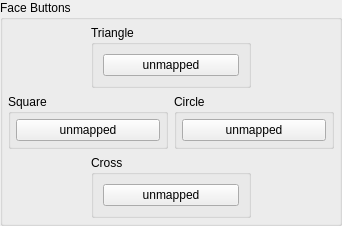
           <widget class="QGroupBox" name="gb_face_buttons">
            <property name="sizePolicy">
             <sizepolicy hsizetype="Fixed" vsizetype="Fixed">
              <horstretch>0</horstretch>
              <verstretch>0</verstretch>
             </sizepolicy>
            </property>
            <property name="title">
             <string>Face Buttons</string>
            </property>
            <layout class="QVBoxLayout" name="gb_face_buttons_layout">
             <property name="leftMargin">
              <number>5</number>
             </property>
             <property name="topMargin">
              <number>5</number>
             </property>
             <property name="rightMargin">
              <number>5</number>
             </property>
             <property name="bottomMargin">
              <number>5</number>
             </property>
             <item>
              <widget class="QWidget" name="widget_triangle" native="true">
               <layout class="QHBoxLayout" name="widget_triangle_layout">
                <property name="leftMargin">
                 <number>0</number>
                </property>
                <property name="topMargin">
                 <number>0</number>
                </property>
                <property name="rightMargin">
                 <number>0</number>
                </property>
                <property name="bottomMargin">
                 <number>0</number>
                </property>
                <item>
                 <widget class="QGroupBox" name="gb_triangle">
                  <property name="sizePolicy">
                   <sizepolicy hsizetype="Preferred" vsizetype="Fixed">
                    <horstretch>0</horstretch>
                    <verstretch>0</verstretch>
                   </sizepolicy>
                  </property>
                  <property name="minimumSize">
                   <size>
                    <width>160</width>
                    <height>0</height>
                   </size>
                  </property>
                  <property name="maximumSize">
                   <size>
                    <width>0</width>
                    <height>16777215</height>
                   </size>
                  </property>
                  <property name="title">
                   <string>Triangle</string>
                  </property>
                  <layout class="QVBoxLayout" name="verticalLayout_3">
                   <item>
                    <widget class="QPushButton" name="TriangleButton">
                     <property name="focusPolicy">
                      <enum>Qt::FocusPolicy::NoFocus</enum>
                     </property>
                     <property name="text">
                      <string>unmapped</string>
                     </property>
                    </widget>
                   </item>
                  </layout>
                 </widget>
                </item>
               </layout>
              </widget>
             </item>
             <item>
              <layout class="QHBoxLayout" name="layout_square_circle">
               <item>
                <widget class="QGroupBox" name="gb_square">
                 <property name="minimumSize">
                  <size>
                   <width>160</width>
                   <height>0</height>
                  </size>
                 </property>
                 <property name="title">
                  <string>Square</string>
                 </property>
                 <layout class="QVBoxLayout" name="gb_square_layout">
                  <property name="leftMargin">
                   <number>5</number>
                  </property>
                  <property name="topMargin">
                   <number>5</number>
                  </property>
                  <property name="rightMargin">
                   <number>5</number>
                  </property>
                  <property name="bottomMargin">
                   <number>5</number>
                  </property>
                  <item>
                   <widget class="QPushButton" name="SquareButton">
                    <property name="focusPolicy">
                     <enum>Qt::FocusPolicy::NoFocus</enum>
                    </property>
                    <property name="text">
                     <string>unmapped</string>
                    </property>
                   </widget>
                  </item>
                 </layout>
                </widget>
               </item>
               <item>
                <widget class="QGroupBox" name="gb_circle">
                 <property name="minimumSize">
                  <size>
                   <width>160</width>
                   <height>0</height>
                  </size>
                 </property>
                 <property name="title">
                  <string>Circle</string>
                 </property>
                 <layout class="QVBoxLayout" name="gb_circle_layout">
                  <property name="leftMargin">
                   <number>5</number>
                  </property>
                  <property name="topMargin">
                   <number>5</number>
                  </property>
                  <property name="rightMargin">
                   <number>5</number>
                  </property>
                  <property name="bottomMargin">
                   <number>5</number>
                  </property>
                  <item>
                   <widget class="QPushButton" name="CircleButton">
                    <property name="focusPolicy">
                     <enum>Qt::FocusPolicy::NoFocus</enum>
                    </property>
                    <property name="text">
                     <string>unmapped</string>
                    </property>
                   </widget>
                  </item>
                 </layout>
                </widget>
               </item>
              </layout>
             </item>
             <item>
              <widget class="QWidget" name="widget_cross" native="true">
               <layout class="QHBoxLayout" name="widget_cross_layout">
                <property name="leftMargin">
                 <number>0</number>
                </property>
                <property name="topMargin">
                 <number>0</number>
                </property>
                <property name="rightMargin">
                 <number>0</number>
                </property>
                <property name="bottomMargin">
                 <number>0</number>
                </property>
                <item>
                 <widget class="QGroupBox" name="gb_cross">
                  <property name="minimumSize">
                   <size>
                    <width>160</width>
                    <height>0</height>
                   </size>
                  </property>
                  <property name="maximumSize">
                   <size>
                    <width>124</width>
                    <height>16777215</height>
                   </size>
                  </property>
                  <property name="title">
                   <string>Cross</string>
                  </property>
                  <layout class="QVBoxLayout" name="verticalLayout_5">
                   <item>
                    <widget class="QPushButton" name="CrossButton">
                     <property name="focusPolicy">
                      <enum>Qt::FocusPolicy::NoFocus</enum>
                     </property>
                     <property name="text">
                      <string>unmapped</string>
                     </property>
                    </widget>
                   </item>
                  </layout>
                 </widget>
                </item>
               </layout>
              </widget>
             </item>
            </layout>
           </widget>
